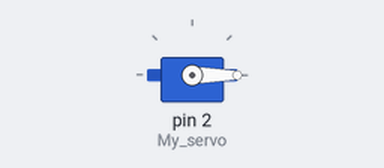
A sketch run on a simulated Arduino Uno, built with avr-gcc and run on an emulated ATmega328P. On the bench: servo.

Above: at 0.05 s.
At 4.0 s:
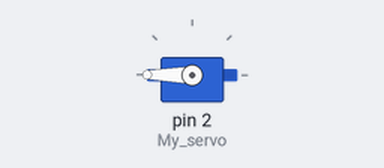
Timing chart, 0 to 5.2 s (numbered marks = the images above):
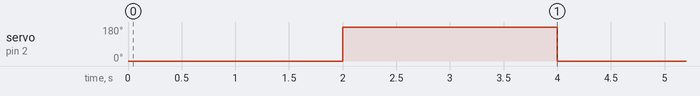

The sketch:

servo.ino
```cpp
#include <Servo.h>
Servo My_servo;
void setup() {
  My_servo.attach(2);
}

void loop() {
  My_servo.write(0);
  delay(2000);
  My_servo.write(180);
  delay(2000);
}
```

Measured:
- by itself, servo on pin 2 (My_servo): alternates 180° for 2.0 s and 0° for 2.0 s
